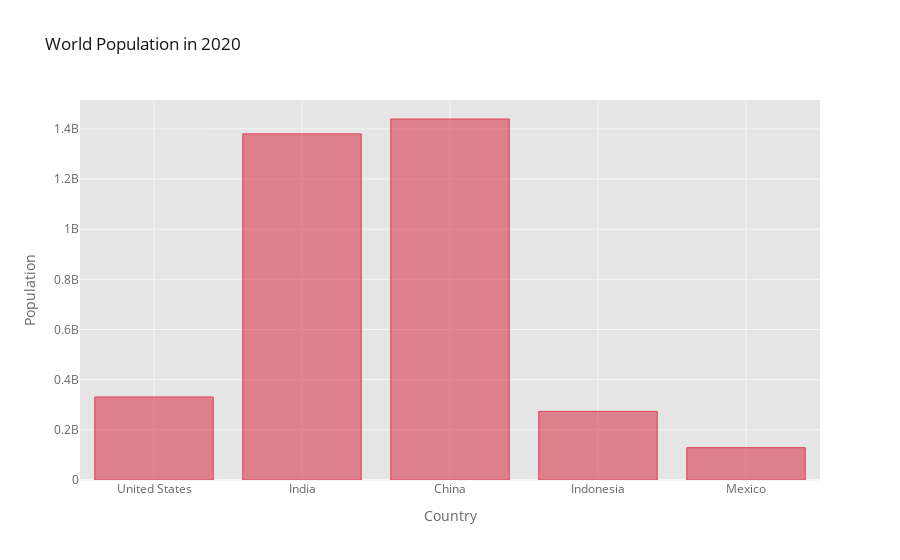

Notebook code cell kept with this figure:
### Code cell
df_2020_T.iplot(kind='bar', xTitle='Country', yTitle='Population', title='World Population in 2020', color='red')

### Figure 1 — Plotly figure (JSON) as saved in the notebook; plotly's stock layout.template omitted (floating-point values rounded to 4 significant figures)
{"data": [{"marker": {"color": "rgba(219, 64, 82, 0.6)", "line": {"color": "rgba(219, 64, 82, 1.0)", "width": 1}}, "name": "2020.0", "orientation": "v", "text": "", "type": "bar", "x": ["United States", "India", "China", "Indonesia", "Mexico"], "y": [331002651, 1380004385, 1439323776, 273523615, 128932753]}], "layout": {"legend": {"bgcolor": "#FFFFFF", "font": {"color": "#666666"}}, "paper_bgcolor": "#FFFFFF", "plot_bgcolor": "#E5E5E5", "title": {"font": {"color": "#151516"}, "text": "World Population in 2020"}, "xaxis": {"gridcolor": "#F6F6F6", "showgrid": true, "tickfont": {"color": "#666666"}, "title": {"font": {"color": "#666666"}, "text": "Country"}, "zerolinecolor": "#F6F6F6"}, "yaxis": {"gridcolor": "#F6F6F6", "showgrid": true, "tickfont": {"color": "#666666"}, "title": {"font": {"color": "#666666"}, "text": "Population"}, "zerolinecolor": "#F6F6F6"}}}
